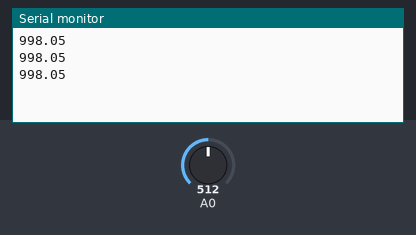
A sketch run on a simulated Arduino Uno, built with avr-gcc and run on an emulated ATmega328P. On the bench: the last lines printed to the serial monitor. The inputs (shaded band) are chosen by the test bench; at power-on: A0 = 512.

Above: at 1.3 s.
1.4 s: A0 set to 716
At 1.9 s:
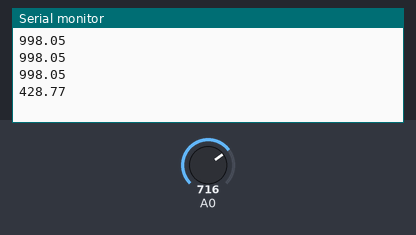
2.9 s: A0 set to 900
At 3.4 s:
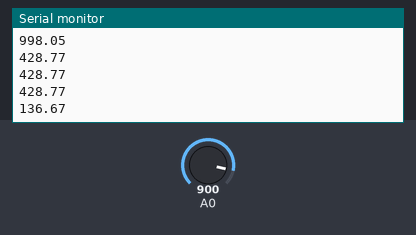
Timing chart, 0 to 5.9 s (numbered marks = the images above; inputs shaded):
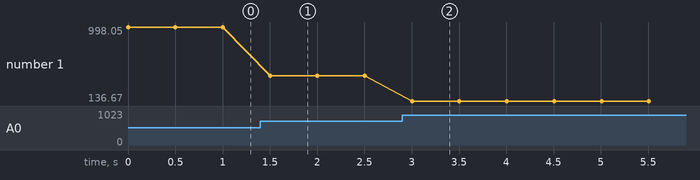

The sketch:

ResistorMeasuare.ino
```cpp
// I used a 1000ohm resistor in this diagram
// 5V - R - A0 - 1kohmR - GND
// In case that there is no tool for measurement

void setup() {
pinMode(A0, INPUT);
Serial.begin(9600);
}

void loop() {
  // put your main code here, to run repeatedly:
  int t = analogRead(A0);
  if(t == 0) t = 1;
  float R = 1000*((1023-(float)(t))/((float)(t)));
  Serial.println(R);
  delay(500);
}
```

Measured:
- after the input at 1.4 s, the serial monitor: prints a new line after 0.10 s (image 1)
- after the input at 2.9 s, the serial monitor: prints a new line after 0.10 s (image 2)
- plotted number 1: 998.05 → 428.77 after the input at 1.4 s, 428.77 → 136.67 after the input at 2.9 s
